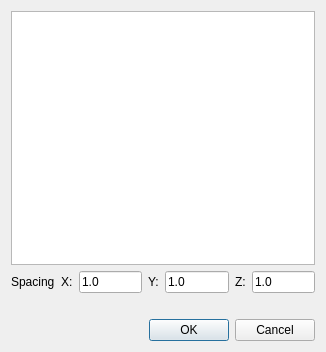
<?xml version="1.0" encoding="UTF-8"?>
<ui version="4.0">
 <class>dlgOpenHDF5</class>
 <widget class="QDialog" name="dlgOpenHDF5">
  <property name="geometry">
   <rect>
    <x>0</x>
    <y>0</y>
    <width>326</width>
    <height>352</height>
   </rect>
  </property>
  <property name="windowTitle">
   <string>Open HDF5</string>
  </property>
  <layout class="QVBoxLayout" name="verticalLayout">
   <item>
    <widget class="QTreeView" name="tree"/>
   </item>
   <item>
    <layout class="QHBoxLayout" name="horizontalLayout">
     <item>
      <widget class="QLabel" name="label">
       <property name="text">
        <string>Spacing</string>
       </property>
      </widget>
     </item>
     <item>
      <widget class="QLabel" name="label_2">
       <property name="text">
        <string>X:</string>
       </property>
      </widget>
     </item>
     <item>
      <widget class="QLineEdit" name="edSpacingX">
       <property name="text">
        <string>1.0</string>
       </property>
      </widget>
     </item>
     <item>
      <widget class="QLabel" name="label_3">
       <property name="text">
        <string>Y:</string>
       </property>
      </widget>
     </item>
     <item>
      <widget class="QLineEdit" name="edSpacingY">
       <property name="text">
        <string>1.0</string>
       </property>
      </widget>
     </item>
     <item>
      <widget class="QLabel" name="label_4">
       <property name="text">
        <string>Z:</string>
       </property>
      </widget>
     </item>
     <item>
      <widget class="QLineEdit" name="edSpacingZ">
       <property name="text">
        <string>1.0</string>
       </property>
      </widget>
     </item>
    </layout>
   </item>
   <item>
    <widget class="QLabel" name="lbErrorMessage">
     <property name="text">
      <string/>
     </property>
    </widget>
   </item>
   <item>
    <widget class="QDialogButtonBox" name="buttonBox">
     <property name="orientation">
      <enum>Qt::Horizontal</enum>
     </property>
     <property name="standardButtons">
      <set>QDialogButtonBox::Cancel|QDialogButtonBox::Ok</set>
     </property>
    </widget>
   </item>
  </layout>
 </widget>
 <resources/>
 <connections>
  <connection>
   <sender>buttonBox</sender>
   <signal>rejected()</signal>
   <receiver>dlgOpenHDF5</receiver>
   <slot>reject()</slot>
   <hints>
    <hint type="sourcelabel">
     <x>316</x>
     <y>260</y>
    </hint>
    <hint type="destinationlabel">
     <x>286</x>
     <y>274</y>
    </hint>
   </hints>
  </connection>
 </connections>
</ui>
